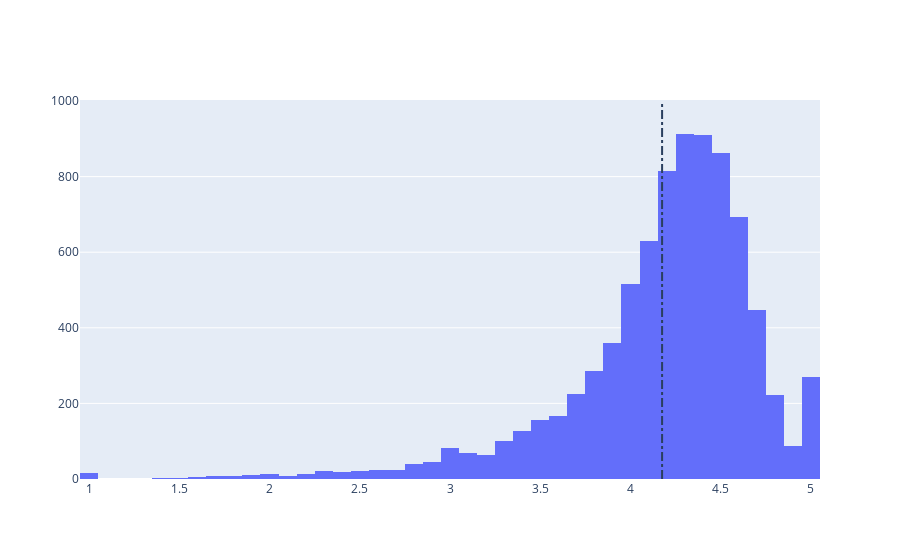

Notebook code for this chart:
### Code cell
# Average rating of apps
avg_app_rating = apps['Rating'].mean()
print('Average app rating = ', avg_app_rating)

# Distribution of apps according to their ratings
data = [go.Histogram(
        x = apps['Rating']
)]

# Vertical dashed line to indicate the average app rating
layout = {'shapes': [{
              'type' :'line',
              'x0': avg_app_rating,
              'y0': 0,
              'x1': avg_app_rating,
              'y1': 1000,
              'line': { 'dash': 'dashdot'}
          }]
          }

plotly.offline.iplot({'data': data, 'layout': layout})

### Figure 1 — Plotly figure (JSON) as saved in the notebook; plotly's stock layout.template omitted (floating-point values rounded to 4 significant figures; data arrays with more than 128 entries replaced by an {"elided": "..."} marker saying what was removed)
{"data": [{"type": "histogram", "x": {"elided": "9744 float values"}}], "layout": {"shapes": [{"line": {"dash": "dashdot"}, "type": "line", "x0": 4.175, "x1": 4.175, "y0": 0, "y1": 1000}]}}
